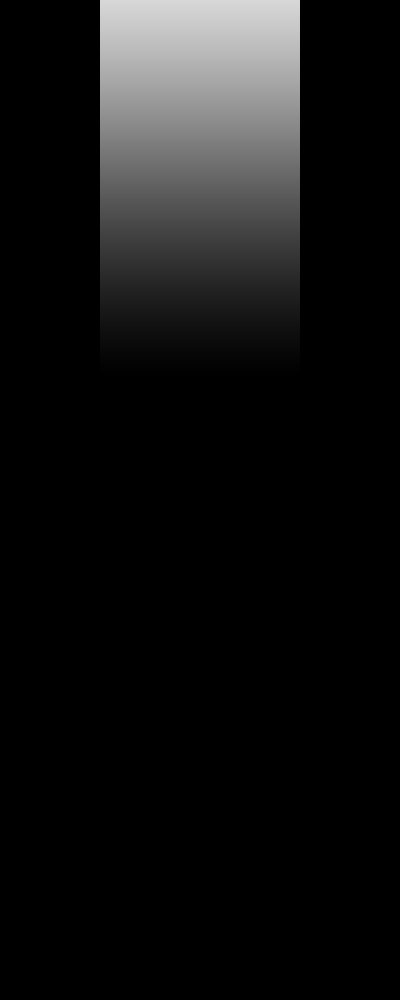

Tiled map render using the project's own tile images. Description and the whole map definition, tile-layer contents included, below:
An orthogonal 4x10 tile map with 100x100 px tiles, 1 tile layer (Слой тайлов 1), 3 tilesets.

<map version="1.10" tiledversion="1.10.2" class="неизвестно" orientation="orthogonal" renderorder="right-down" width="4" height="10" tilewidth="100" tileheight="100" infinite="0" nextlayerid="3" nextobjectid="5">
 <properties>
  <property name="songName" value="start" />
 </properties>
 <tileset firstgid="1" source="73015.tsx" />
 <tileset firstgid="101" source="Effet_abstrait_avec_photoshop2.tsx" />
 <tileset firstgid="126" source="src.tsx" />
 <layer id="1" name="Слой тайлов 1" width="4" height="10">
  <data encoding="csv">
126,107,108,126,
126,112,113,126,
126,117,118,126,
126,123,122,126,
126,126,126,126,
126,126,126,126,
126,126,126,126,
126,126,126,126,
126,126,126,126,
126,126,126,126
</data>
 </layer>
 <objectgroup id="2" name="Слой объектов 1" />
</map>
